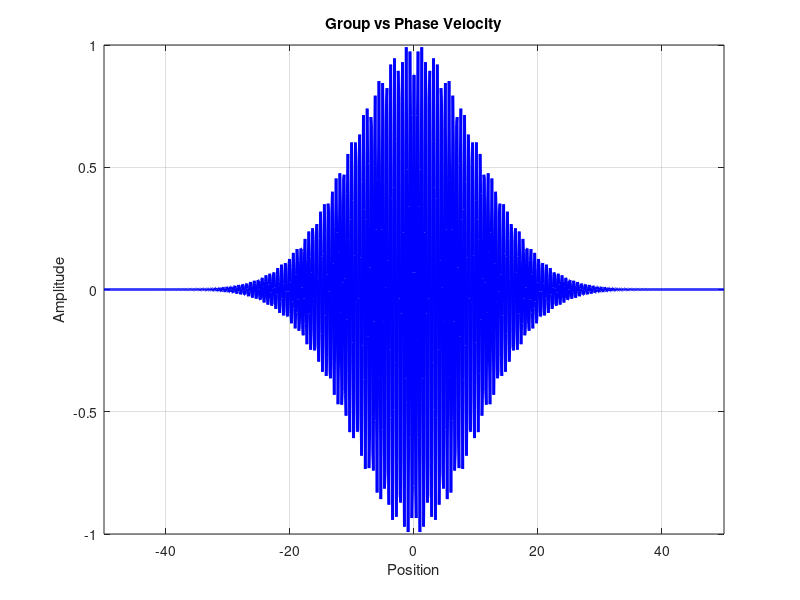

Write MATLAB code to recreate this figure. (Note: this script raises an error after producing the figure.)
% group_vs_phase_animator.m
% Visualize group vs phase velocity using MATLAB

clear; clc; close all;

% Parameters
k0 = 10;            % Central wavenumber
dk = 2;             % Spread in wavenumber
v_phase = 2;        % Phase velocity
v_group = 0.5;      % Group velocity
x = linspace(-50, 50, 1000);
tMax = 30;          % Duration of animation
dt = 0.2;           % Time step
frames = [];

figure('Color','w');
filename = 'group_vs_phase.gif'; % output GIF
gifOn = true; % toggle this if you don't want GIF
outputFolder = 'output';
if gifOn && ~exist(outputFolder, 'dir')
    mkdir(outputFolder);
end

for t = 0:dt:tMax
    envelope = exp(-((x - v_group*t).^2) / (2 * (10)^2));
    carrier  = cos(k0 * (x - v_phase*t));
    y = envelope .* carrier;

    plot(x, y, 'b', 'LineWidth', 2);
    title('Group vs Phase Velocity');
    xlabel('Position'); ylabel('Amplitude');
    axis([-50 50 -1 1]); grid on;
    drawnow;

    % Save to GIF
    if gifOn
        frame = getframe(gcf);
        img = frame2im(frame);
        [imind, cm] = rgb2ind(img, 256);
        if t == 0
            imwrite(imind, cm, fullfile(outputFolder, filename), 'gif', 'Loopcount', inf, 'DelayTime', dt);
        else
            imwrite(imind, cm, fullfile(outputFolder, filename), 'gif', 'WriteMode', 'append', 'DelayTime', dt);
        end
    end
end
